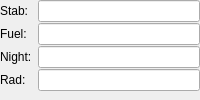
      <widget class="QWidget" name="rangeWidget" native="true">
       <property name="sizePolicy">
        <sizepolicy hsizetype="Minimum" vsizetype="Minimum">
         <horstretch>0</horstretch>
         <verstretch>0</verstretch>
        </sizepolicy>
       </property>
       <layout class="QFormLayout" name="rangeLayout">
        <property name="fieldGrowthPolicy">
         <enum>QFormLayout::ExpandingFieldsGrow</enum>
        </property>
        <property name="formAlignment">
         <set>Qt::AlignLeading|Qt::AlignLeft|Qt::AlignTop</set>
        </property>
        <property name="horizontalSpacing">
         <number>-1</number>
        </property>
        <property name="verticalSpacing">
         <number>1</number>
        </property>
        <property name="leftMargin">
         <number>0</number>
        </property>
        <property name="topMargin">
         <number>0</number>
        </property>
        <property name="rightMargin">
         <number>0</number>
        </property>
        <property name="bottomMargin">
         <number>0</number>
        </property>
        <item row="0" column="0">
         <widget class="QLabel" name="stabLabel">
          <property name="text">
           <string>Stab:</string>
          </property>
          <property name="buddy">
           <cstring>stabLineEdit</cstring>
          </property>
         </widget>
        </item>
        <item row="0" column="1">
         <widget class="QLineEdit" name="stabLineEdit">
          <property name="sizePolicy">
           <sizepolicy hsizetype="Expanding" vsizetype="Minimum">
            <horstretch>0</horstretch>
            <verstretch>0</verstretch>
           </sizepolicy>
          </property>
          <property name="alignment">
           <set>Qt::AlignRight|Qt::AlignTrailing|Qt::AlignVCenter</set>
          </property>
          <property name="readOnly">
           <bool>true</bool>
          </property>
         </widget>
        </item>
        <item row="1" column="0">
         <widget class="QLabel" name="fuelLabel">
          <property name="text">
           <string>Fuel:</string>
          </property>
          <property name="buddy">
           <cstring>fuelLineEdit</cstring>
          </property>
         </widget>
        </item>
        <item row="1" column="1">
         <widget class="QLineEdit" name="fuelLineEdit">
          <property name="sizePolicy">
           <sizepolicy hsizetype="Expanding" vsizetype="Minimum">
            <horstretch>0</horstretch>
            <verstretch>0</verstretch>
           </sizepolicy>
          </property>
          <property name="alignment">
           <set>Qt::AlignRight|Qt::AlignTrailing|Qt::AlignVCenter</set>
          </property>
          <property name="readOnly">
           <bool>true</bool>
          </property>
         </widget>
        </item>
        <item row="2" column="0">
         <widget class="QLabel" name="nightLabel">
          <property name="text">
           <string>Night:</string>
          </property>
          <property name="buddy">
           <cstring>nightLineEdit</cstring>
          </property>
         </widget>
        </item>
        <item row="2" column="1">
         <widget class="QLineEdit" name="nightLineEdit">
          <property name="sizePolicy">
           <sizepolicy hsizetype="Expanding" vsizetype="Minimum">
            <horstretch>0</horstretch>
            <verstretch>0</verstretch>
           </sizepolicy>
          </property>
          <property name="alignment">
           <set>Qt::AlignRight|Qt::AlignTrailing|Qt::AlignVCenter</set>
          </property>
          <property name="readOnly">
           <bool>true</bool>
          </property>
         </widget>
        </item>
        <item row="3" column="0">
         <widget class="QLabel" name="radLabel">
          <property name="text">
           <string>Rad:</string>
          </property>
          <property name="buddy">
           <cstring>radLineEdit</cstring>
          </property>
         </widget>
        </item>
        <item row="3" column="1">
         <widget class="QLineEdit" name="radLineEdit">
          <property name="sizePolicy">
           <sizepolicy hsizetype="Expanding" vsizetype="Minimum">
            <horstretch>0</horstretch>
            <verstretch>0</verstretch>
           </sizepolicy>
          </property>
          <property name="alignment">
           <set>Qt::AlignRight|Qt::AlignTrailing|Qt::AlignVCenter</set>
          </property>
          <property name="readOnly">
           <bool>true</bool>
          </property>
         </widget>
        </item>
       </layout>
      </widget>
